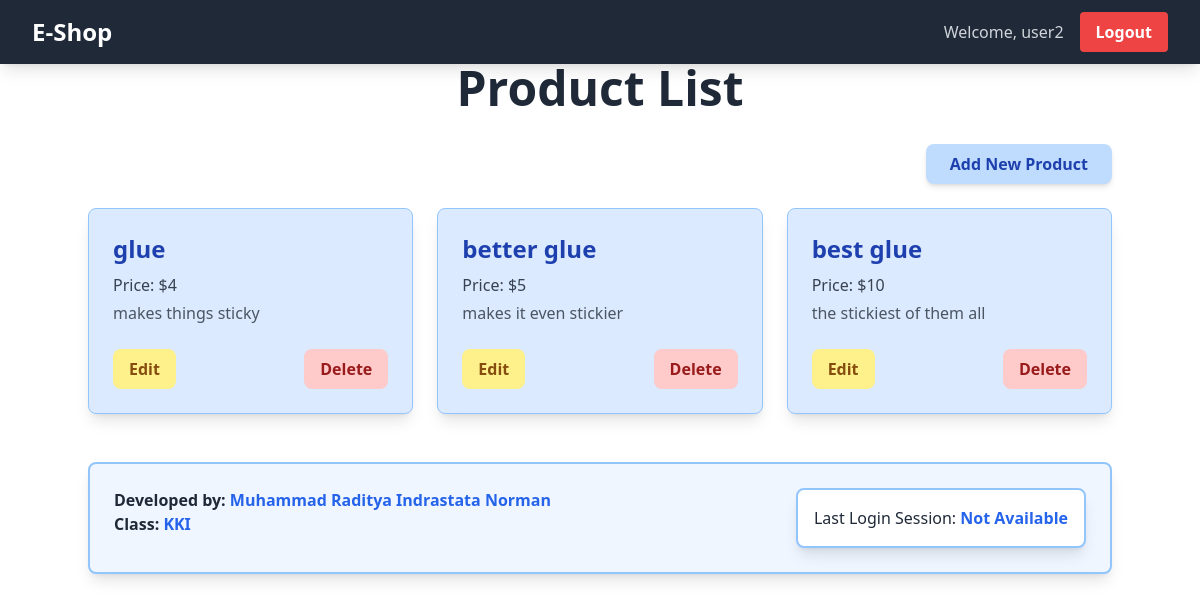
The app's page / (signed in), older data.
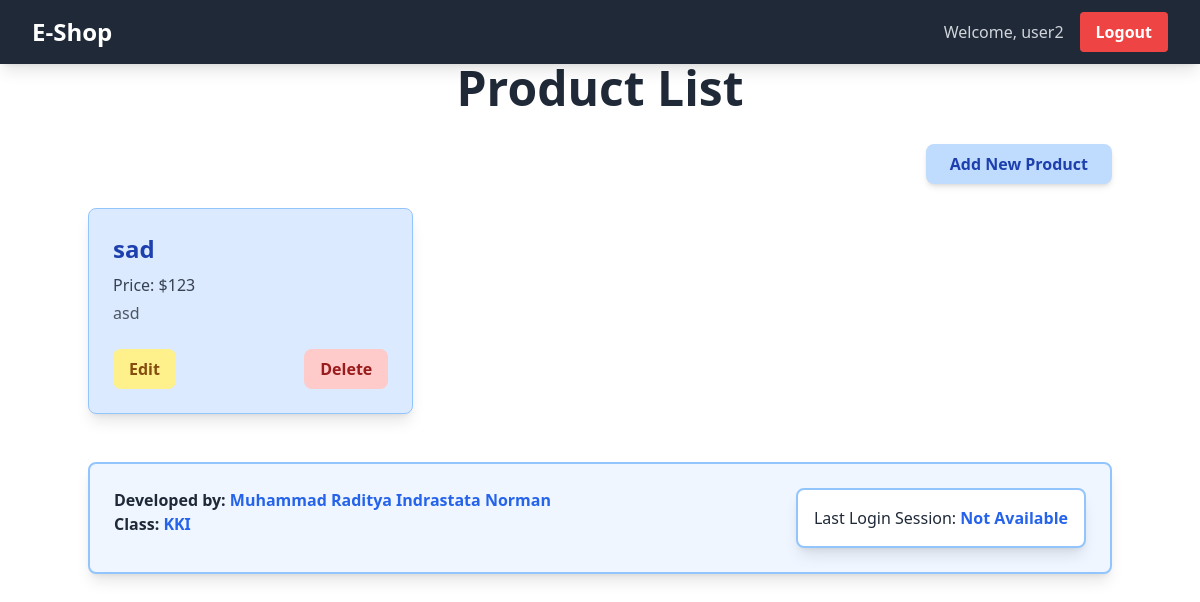
The same page, newer data.
### main/models.py (models this page shows, shortened)
class Product(models.Model):
    id = models.UUIDField(primary_key=True, default=uuid.uuid4, editable=False)  # Add this line
    name = models.CharField(max_length=255)
    price = models.IntegerField()
    description = models.TextField()
    user = models.ForeignKey(User, on_delete=models.CASCADE)

### main/views.py (the view)
# urls.py: 2. Add a URL to urlpatterns:  path('', views.home, name='home')
@login_required
def home(request):
    products = Product.objects.filter(user=request.user)  # Show only user's products
    context = {
        'app_name': 'E-Commerce App',
        'developer_name': 'Muhammad Raditya Indrastata Norman',
        'class_name': 'KKI',
        'products': products,  # Pass filtered products
        'username': request.user.username,  # Pass the logged-in user's username
        'last_login': request.COOKIES.get('last_login', 'Not Available'),  # Pass last login cookie
    }
    return render(request, 'home.html', context)

### main/templates/home.html (shortened to what this page needs)
{% extends 'base.html' %}
{% load static %}
{% block content %}
  <h1 class="text-5xl font-bold text-center text-gray-800 mb-8">Product List</h1>
  <div class="flex justify-end mb-6">
    <button onclick="showModal()" class="bg-blue-200 hover:bg-blue-300 text-blue-800 font-bold py-2 px-6 rounded-lg transition duration-300 shadow-md">
      Add New Product
    </button>
  </div>
  <div id="product-list" class="grid grid-cols-1 sm:grid-cols-2 lg:grid-cols-3 gap-6">
    {% if products %}
      {% for product in products %}
        <div class="bg-blue-100 shadow-lg rounded-lg p-6 transform transition duration-300 hover:scale-105 hover:shadow-xl border border-blue-300">
          <h2 class="text-2xl font-bold text-blue-800">{{ product.name }}</h2>
          <p class="text-gray-700 mt-2">Price: ${{ product.price }}</p>
          <p class="text-gray-600 mt-1">{{ product.description }}</p>
          <div class="mt-6 flex justify-between">
            <a href="{% url 'edit_product' product.pk %}" class="bg-yellow-200 hover:bg-yellow-300 text-yellow-800 font-bold py-2 px-4 rounded-lg transition duration-300">
              Edit
            </a>
            <a href="{% url 'delete_product' product.pk %}" class="bg-red-200 hover:bg-red-300 text-red-800 font-bold py-2 px-4 rounded-lg transition duration-300">
              Delete
            </a>
          </div>
        </div>
      {% endfor %}
    {% else %}
      <div class="flex flex-col items-center justify-center min-h-[24rem] no-products-message">
        <img src="{% static 'image/as.gif' %}" alt="No products" class="w-32 h-32 mb-4"/>
        <p class="text-center text-gray-600">No products available.</p>
      </div>
    {% endif %}
  </div>
  <div class="mt-12 flex items-start justify-between bg-blue-50 border-2 border-blue-300 rounded-lg p-6 shadow-lg">
    <div>
      <p class="text-gray-800 font-semibold">Developed by: <span class="font-bold text-blue-600">{{ developer_name }}</span></p>
      <p class="text-gray-800 font-semibold">Class: <span class="font-bold text-blue-600">{{ class_name }}</span></p>
    </div>
    <div class="ml-4 bg-white border-2 border-blue-300 rounded-lg p-4 shadow-lg">
      <p class="text-gray-800">Last Login Session: <span class="font-bold text-blue-600">{{ last_login }}</span></p>
    </div>
  </div>
{% endblock %}

Row changes from the older to the newer data that the page shows:
removed Product: name "glue", price "4", description "makes things sticky"
removed Product: name "better glue", price "5", description "makes it even stickier"
removed Product: name "best glue", price "10", description "the stickiest of them all"
added Product: name "sad", price "123", description "asd"
